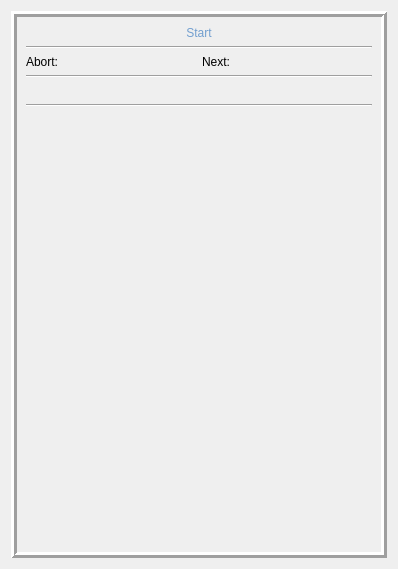
<?xml version="1.0" encoding="UTF-8"?>
<ui version="4.0">
 <class>State</class>
 <widget class="QWidget" name="State">
  <property name="geometry">
   <rect>
    <x>0</x>
    <y>0</y>
    <width>398</width>
    <height>569</height>
   </rect>
  </property>
  <property name="sizePolicy">
   <sizepolicy hsizetype="Preferred" vsizetype="Preferred">
    <horstretch>0</horstretch>
    <verstretch>0</verstretch>
   </sizepolicy>
  </property>
  <property name="styleSheet">
   <string notr="true"/>
  </property>
  <property name="lineWidth" stdset="0">
   <number>4</number>
  </property>
  <layout class="QHBoxLayout" name="horizontalLayout_3">
   <item>
    <widget class="QFrame" name="csFrame">
     <property name="styleSheet">
      <string notr="true"/>
     </property>
     <property name="frameShape">
      <enum>QFrame::Box</enum>
     </property>
     <property name="frameShadow">
      <enum>QFrame::Raised</enum>
     </property>
     <property name="lineWidth">
      <number>3</number>
     </property>
     <layout class="QHBoxLayout" name="horizontalLayout_5">
      <item>
       <layout class="QVBoxLayout" name="verticalLayout">
        <item>
         <widget class="QLabel" name="nameLabel">
          <property name="sizePolicy">
           <sizepolicy hsizetype="Preferred" vsizetype="Preferred">
            <horstretch>0</horstretch>
            <verstretch>0</verstretch>
           </sizepolicy>
          </property>
          <property name="styleSheet">
           <string notr="true">color: rgb(114, 159, 207);
    font: 16pt &quot;Ubuntu&quot;;</string>
          </property>
          <property name="text">
           <string>Start</string>
          </property>
          <property name="alignment">
           <set>Qt::AlignCenter</set>
          </property>
         </widget>
        </item>
        <item>
         <widget class="Line" name="line">
          <property name="orientation">
           <enum>Qt::Horizontal</enum>
          </property>
         </widget>
        </item>
        <item>
         <layout class="QHBoxLayout" name="horizontalLayout_4">
          <item>
           <widget class="QLabel" name="label_2">
            <property name="text">
             <string>Abort:</string>
            </property>
           </widget>
          </item>
          <item>
           <widget class="QLabel" name="abortLabel">
            <property name="sizePolicy">
             <sizepolicy hsizetype="Preferred" vsizetype="Preferred">
              <horstretch>0</horstretch>
              <verstretch>0</verstretch>
             </sizepolicy>
            </property>
            <property name="styleSheet">
             <string notr="true"/>
            </property>
            <property name="text">
             <string/>
            </property>
            <property name="alignment">
             <set>Qt::AlignCenter</set>
            </property>
           </widget>
          </item>
          <item>
           <widget class="QLabel" name="label">
            <property name="text">
             <string>Next:</string>
            </property>
           </widget>
          </item>
          <item>
           <widget class="QLabel" name="nextLabel">
            <property name="text">
             <string/>
            </property>
           </widget>
          </item>
         </layout>
        </item>
        <item>
         <widget class="Line" name="line_2">
          <property name="orientation">
           <enum>Qt::Horizontal</enum>
          </property>
         </widget>
        </item>
        <item>
         <widget class="QLabel" name="descriptionLabel">
          <property name="sizePolicy">
           <sizepolicy hsizetype="Preferred" vsizetype="Preferred">
            <horstretch>0</horstretch>
            <verstretch>0</verstretch>
           </sizepolicy>
          </property>
          <property name="styleSheet">
           <string notr="true"/>
          </property>
          <property name="text">
           <string/>
          </property>
          <property name="alignment">
           <set>Qt::AlignJustify|Qt::AlignVCenter</set>
          </property>
          <property name="wordWrap">
           <bool>true</bool>
          </property>
         </widget>
        </item>
        <item>
         <widget class="Line" name="line_3">
          <property name="orientation">
           <enum>Qt::Horizontal</enum>
          </property>
         </widget>
        </item>
        <item>
         <spacer name="verticalSpacer">
          <property name="orientation">
           <enum>Qt::Vertical</enum>
          </property>
          <property name="sizeType">
           <enum>QSizePolicy::Preferred</enum>
          </property>
          <property name="sizeHint" stdset="0">
           <size>
            <width>20</width>
            <height>40</height>
           </size>
          </property>
         </spacer>
        </item>
        <item>
         <layout class="QHBoxLayout" name="horizontalLayout_2">
          <item>
           <spacer name="horizontalSpacer">
            <property name="orientation">
             <enum>Qt::Horizontal</enum>
            </property>
            <property name="sizeType">
             <enum>QSizePolicy::Preferred</enum>
            </property>
            <property name="sizeHint" stdset="0">
             <size>
              <width>40</width>
              <height>20</height>
             </size>
            </property>
           </spacer>
          </item>
          <item>
           <widget class="QWidget" name="widget" native="true">
            <property name="sizePolicy">
             <sizepolicy hsizetype="Preferred" vsizetype="Preferred">
              <horstretch>0</horstretch>
              <verstretch>0</verstretch>
             </sizepolicy>
            </property>
            <layout class="QHBoxLayout" name="horizontalLayout">
             <item>
              <layout class="QGridLayout" name="actionsLayout"/>
             </item>
            </layout>
           </widget>
          </item>
          <item>
           <spacer name="horizontalSpacer_2">
            <property name="orientation">
             <enum>Qt::Horizontal</enum>
            </property>
            <property name="sizeType">
             <enum>QSizePolicy::Preferred</enum>
            </property>
            <property name="sizeHint" stdset="0">
             <size>
              <width>40</width>
              <height>20</height>
             </size>
            </property>
           </spacer>
          </item>
         </layout>
        </item>
        <item>
         <spacer name="verticalSpacer_2">
          <property name="orientation">
           <enum>Qt::Vertical</enum>
          </property>
          <property name="sizeType">
           <enum>QSizePolicy::Expanding</enum>
          </property>
          <property name="sizeHint" stdset="0">
           <size>
            <width>17</width>
            <height>351</height>
           </size>
          </property>
         </spacer>
        </item>
       </layout>
      </item>
     </layout>
    </widget>
   </item>
  </layout>
 </widget>
 <resources/>
 <connections/>
</ui>
